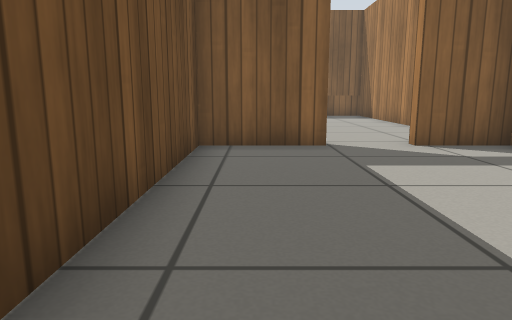
View 1 (above)

22 first-person views from a walk through a world built for the Gazebo simulator. The camera is 0.5 m above the floor, tilts 10° down and sees 70° across. The floor is counted in squares, 0.5 m on a side. Each view is taken from the middle of a square. On the plan, view 1 faces up. The plan holds only what a view shows up to about 13 squares ahead; the rest is blank. Simple patterns stand in for the simulator's built-in surfaces.

View 2
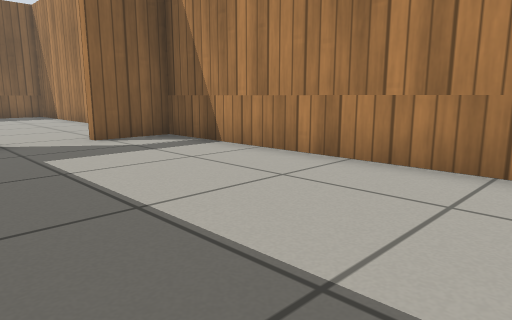

View 3
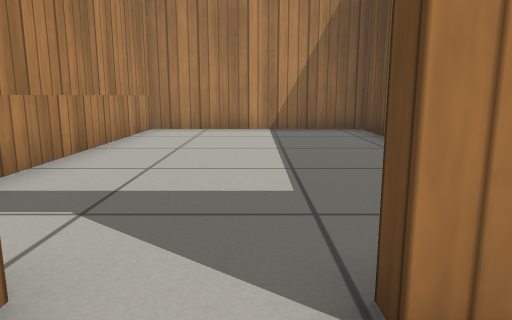

View 4
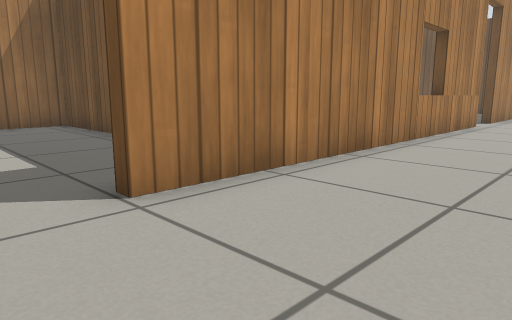

View 5
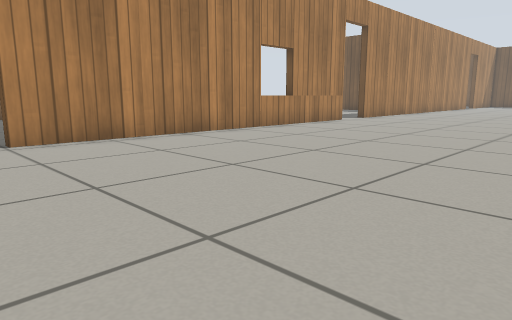

View 6
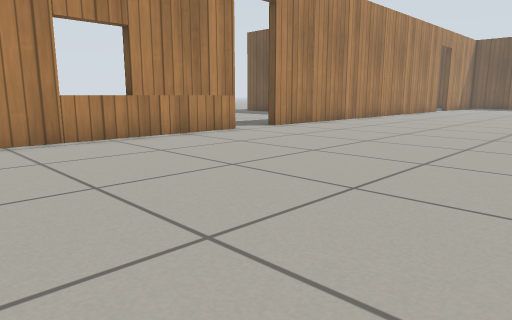

View 7
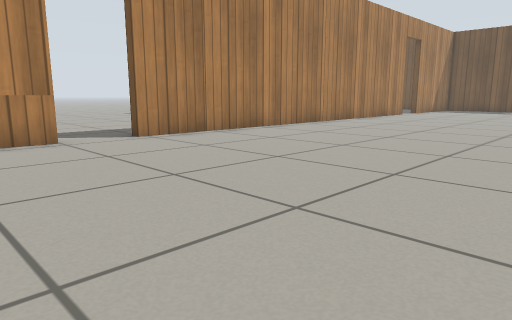

View 8
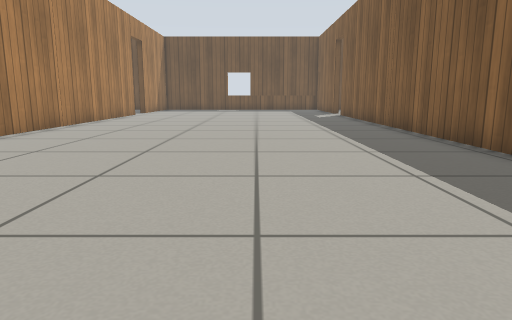

View 9
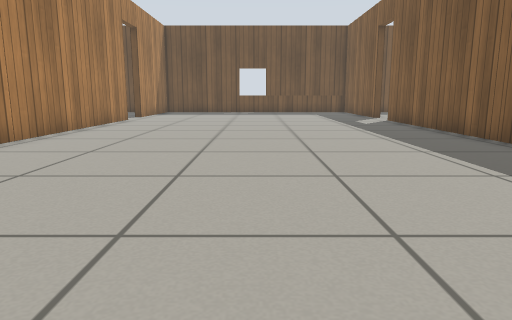

View 10
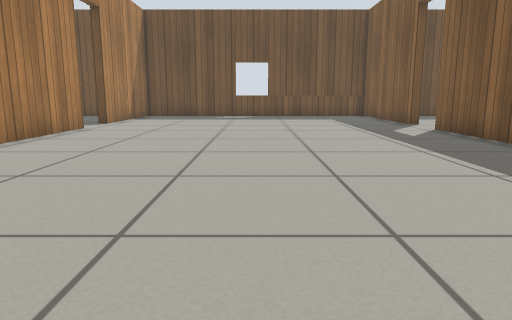

View 11
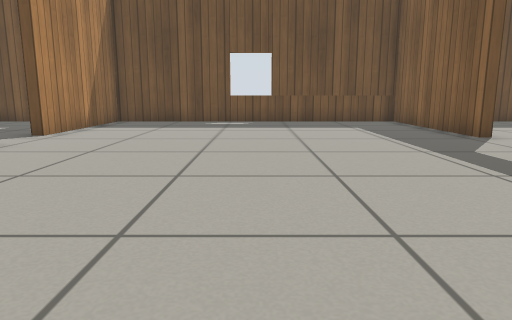

View 12
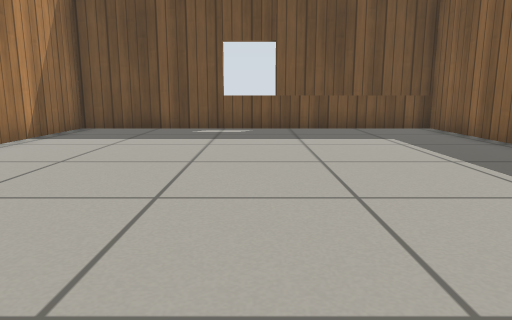

View 13
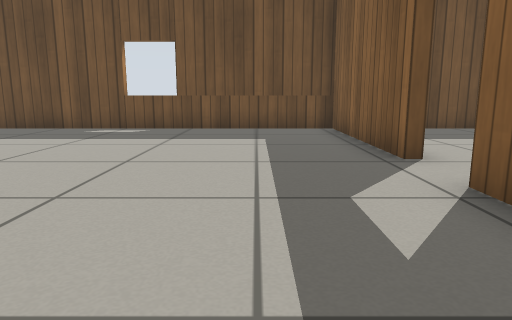

View 14
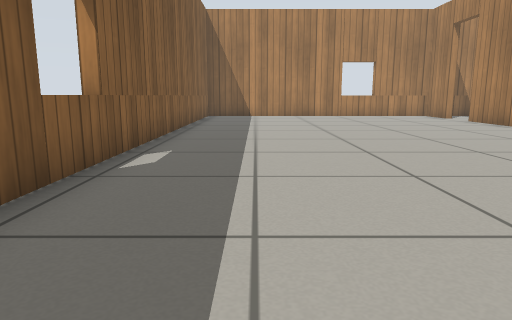

View 15
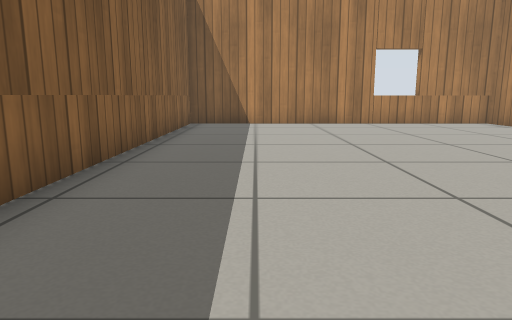

View 16
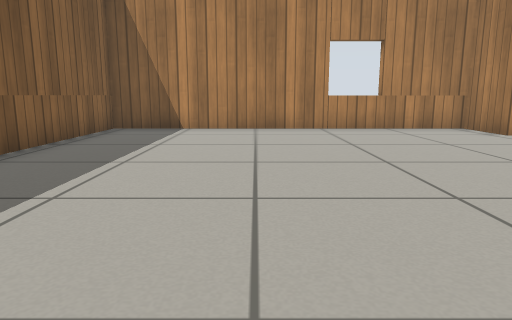

View 17
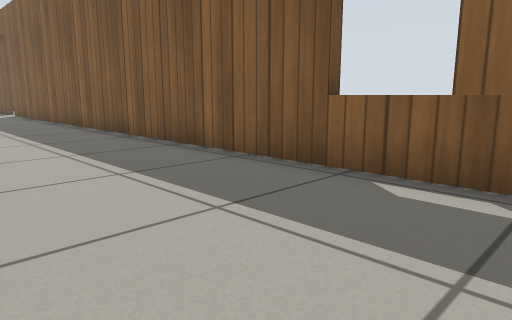

View 18
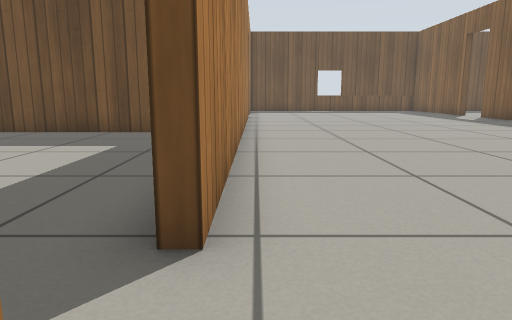

View 19
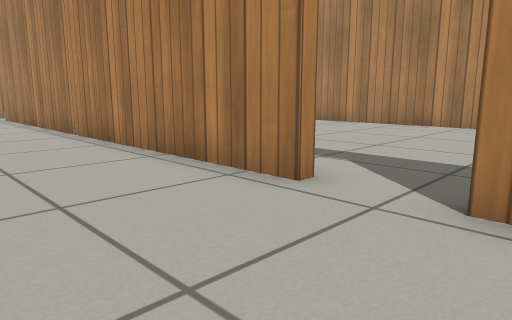

View 20
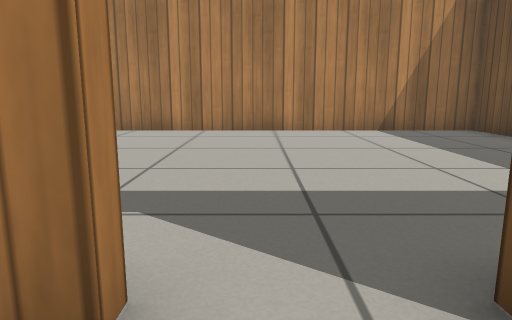

View 21
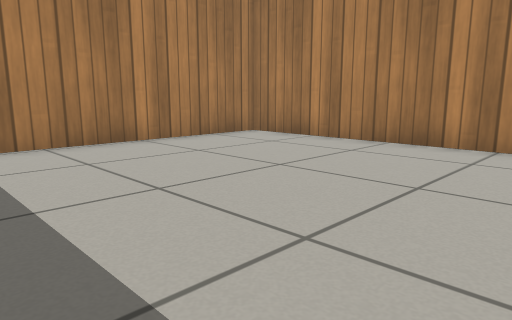

View 22
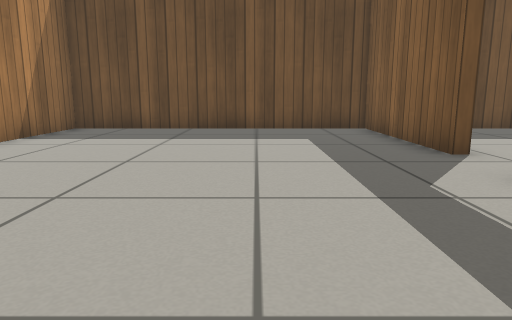

### Floor plan
Ten units are one square. View 1 is at (0, 0); x grows to the right and y downward. Boxes are objects, and circles mark ways between rooms. Rooms are numbered by the first view taken in them; rooms with no view inside come last. Other rooms are left out.
<svg viewBox="-347 -190 404 215">
<path fill="none" stroke="#000" d="M14 -74 -11 -74 -11 20 52 20 52 -74 32 -74M-105 -77 14 -77M-72 -78 -72 -72M-274 -77 -123 -77M-287 -184 -342 -184 -342 -77 -292 -77M32 -77 52 -77 51 -184 -270 -184M-292 -74 -342 -74 -342 16 -204 16 -204 -47"/>
<circle cx="25" cy="-75" r="3" fill="#2a7"/>
<circle cx="-285" cy="-75" r="3" fill="#2a7"/>
<text x="20" y="-30">1</text>
<text x="-150" y="-130">2</text>
<text x="-270" y="-30">3</text>
</svg>
Room 1 opens to room 2. Room 2 opens to room 3.

Where each view was taken, in squares from view 1:
view 1: 0 up, 0 right, facing up
view 2: 1 down, 0 right, facing up-right
view 3: 9 up, 2 right, facing down
view 4: 11 up, 3 right, facing down-left
view 5: 16 up, 3 right, facing down-left
view 6: 16 up, 3 left, facing down-left
view 7: 16 up, 8 left, facing down-left
view 8: 14 up, 8 left, facing left
view 9: 13 up, 12 left, facing left
view 10: 13 up, 16 left, facing left
view 11: 13 up, 20 left, facing left
view 12: 13 up, 23 left, facing left
view 13: 16 up, 23 left, facing left
view 14: 16 up, 13 left, facing right
view 15: 16 up, 8 left, facing right
view 16: 14 up, 6 left, facing right
view 17: 14 up, 6 left, facing up-left
view 18: 8 up, 10 left, facing left
view 19: 11 up, 30 left, facing down-right
view 20: 9 up, 28 left, facing down
view 21: 6 up, 28 left, facing down-right
view 22: 4 up, 23 left, facing left
